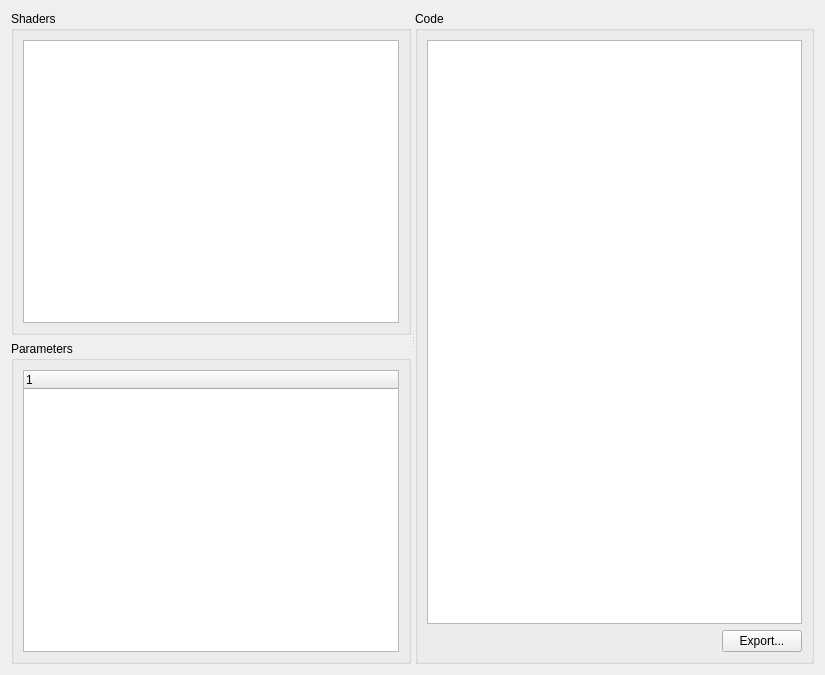
<ui version="4.0" >
 <class>CodeGenerator</class>
 <widget class="QWidget" name="CodeGenerator" >
  <property name="geometry" >
   <rect>
    <x>0</x>
    <y>0</y>
    <width>825</width>
    <height>675</height>
   </rect>
  </property>
  <property name="windowTitle" >
   <string>Code Generator</string>
  </property>
  <layout class="QVBoxLayout" name="verticalLayout_6" >
   <item>
    <widget class="QSplitter" name="splitter" >
     <property name="orientation" >
      <enum>Qt::Horizontal</enum>
     </property>
     <widget class="QWidget" name="layoutWidget" >
      <layout class="QVBoxLayout" name="verticalLayout_3" >
       <item>
        <widget class="QGroupBox" name="groupBox" >
         <property name="title" >
          <string>Shaders</string>
         </property>
         <layout class="QVBoxLayout" name="verticalLayout" >
          <item>
           <widget class="QListWidget" name="shadersLW" />
          </item>
         </layout>
        </widget>
       </item>
       <item>
        <widget class="QGroupBox" name="groupBox_2" >
         <property name="title" >
          <string>Parameters</string>
         </property>
         <layout class="QVBoxLayout" name="verticalLayout_2" >
          <item>
           <widget class="QTreeWidget" name="parametersTW" >
            <column>
             <property name="text" >
              <string>1</string>
             </property>
            </column>
           </widget>
          </item>
         </layout>
        </widget>
       </item>
      </layout>
     </widget>
     <widget class="QWidget" name="layoutWidget" >
      <layout class="QVBoxLayout" name="verticalLayout_5" >
       <item>
        <widget class="QGroupBox" name="groupBox_3" >
         <property name="title" >
          <string>Code</string>
         </property>
         <layout class="QVBoxLayout" name="verticalLayout_4" >
          <item>
           <widget class="QTextEdit" name="codeEdit" />
          </item>
          <item>
           <layout class="QHBoxLayout" name="horizontalLayout" >
            <item>
             <spacer name="horizontalSpacer" >
              <property name="orientation" >
               <enum>Qt::Horizontal</enum>
              </property>
              <property name="sizeHint" stdset="0" >
               <size>
                <width>40</width>
                <height>20</height>
               </size>
              </property>
             </spacer>
            </item>
            <item>
             <widget class="QPushButton" name="exportB" >
              <property name="text" >
               <string>Export...</string>
              </property>
             </widget>
            </item>
           </layout>
          </item>
         </layout>
        </widget>
       </item>
      </layout>
     </widget>
    </widget>
   </item>
  </layout>
 </widget>
 <resources/>
 <connections/>
</ui>
